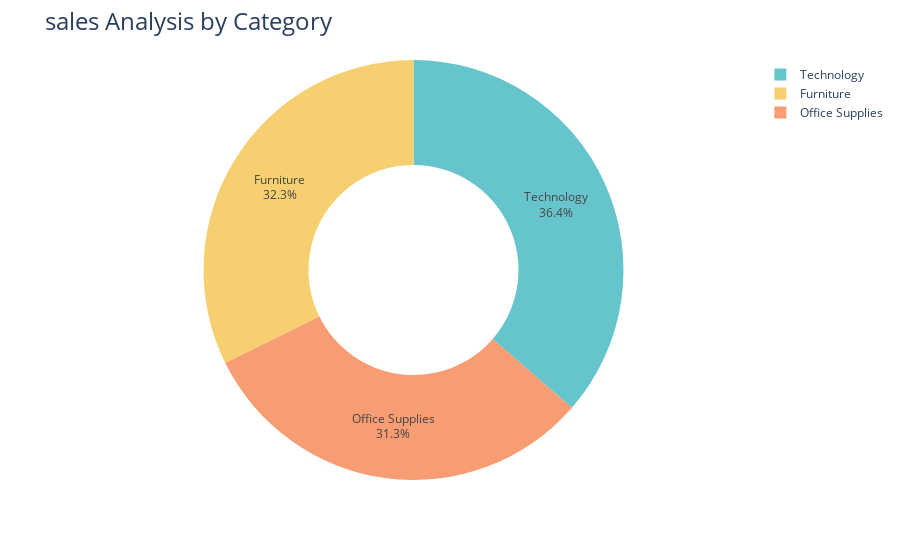

The notebook cell this image was saved under:
### Markdown cell above
# Analysis of Sales by Category

### Code cell
sales_by_category = data.groupby("Category")["Sales"].sum().reset_index()

fig = px.pie(sales_by_category,
             values = "Sales",
             names = "Category",
             hole = 0.5,
             color_discrete_sequence=px.colors.qualitative.Pastel)

fig.update_traces(textposition = "inside" , textinfo = "percent+label")
fig.update_layout(title_text="sales Analysis by Category" , title_font = dict(size=24))

fig.show()

### Figure 1 — Plotly figure (JSON) as saved in the notebook; plotly's stock layout.template omitted (floating-point values rounded to 4 significant figures)
{"data": [{"domain": {"x": [0, 1], "y": [0, 1]}, "hole": 0.5, "hovertemplate": "Category=%{label}<br>Sales=%{value}<extra></extra>", "labels": ["Furniture", "Office Supplies", "Technology"], "legendgroup": "", "name": "", "showlegend": true, "textinfo": "percent+label", "textposition": "inside", "type": "pie", "values": [742000.0, 719000.0, 836200.0]}], "layout": {"autosize": true, "legend": {"tracegroupgap": 0}, "margin": {"t": 60}, "piecolorway": ["rgb(102, 197, 204)", "rgb(246, 207, 113)", "rgb(248, 156, 116)", "rgb(220, 176, 242)", "rgb(135, 197, 95)", "rgb(158, 185, 243)", "rgb(254, 136, 177)", "rgb(201, 219, 116)", "rgb(139, 224, 164)", "rgb(180, 151, 231)", "rgb(179, 179, 179)"], "title": {"font": {"size": 24}, "text": "sales Analysis by Category"}}}
